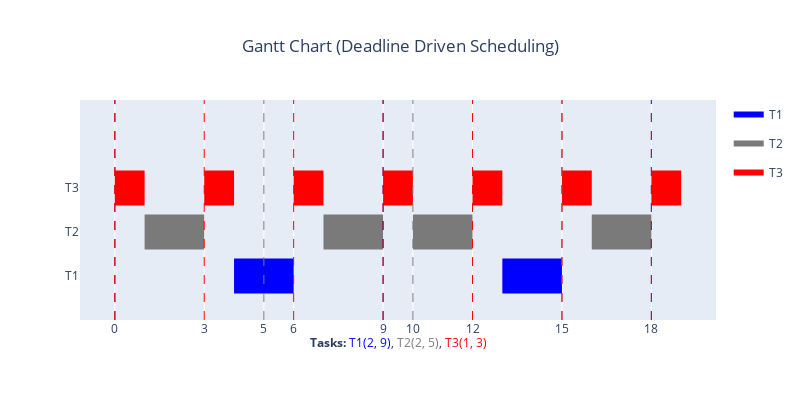

Write notebook code for a chart like this one.
### Code cell
import pandas as pd
import plotly.figure_factory as ff
from dataclasses import dataclass
import queue


@dataclass
class Task:
    name: str
    period: int
    cost: int

    started_at: int = 0
    remaining_time: int = 0
    deadline: int = 0

    @property
    def priority(self):
        return self.deadline

    def start_task(self, time):
        self.deadline = time + self.period

    def run_task(self, time):
        self.started_at = time

        if self.remaining_time == 0:
            self.remaining_time = self.cost
            
    
    def interrupt_task(self, time, system_tick):
        # Update the remaining time of the task
        # Compensate for the time that has passed since the task started
        self.remaining_time -= time - self.started_at + system_tick    

    def end_task(self, time):
        self.remaining_time = 0


class TaskQueue:
    def __init__(self):
        self.queue = []

    def put(self, task: Task):
        self.queue.append(task)
        
    def get(self):
        if not self.queue:
            return None
        task = min(self.queue, key=lambda x: x.priority)
        self.queue.remove(task)
        return task
    
    def empty(self):
        return len(self.queue) == 0
    
    def peek(self):
        return min(self.queue, key=lambda x: x.priority)
    



# Generate some tasks, with period, cost, and priority
tasks = [
    Task(name="T1", period=9, cost=2),
    Task(name="T2", period=5, cost=2),
    Task(name="T3", period=3, cost=1),
]


system_tick = 1
time = 0
simulated_time = 20
current_task = None

q = TaskQueue()
df = pd.DataFrame([])
while time < simulated_time:
    # Simulate time
    if current_task:
        current_task.remaining_time -= system_tick
    # Check if the current task has finished
    if current_task and current_task.remaining_time <= 0:
        current_task.end_task(time)
        df = pd.concat([df, pd.DataFrame({'Task': [current_task.name], 'Start': [current_task.started_at], 'Finish': [time]})])
        #print(f"Task {current_task.name} finished at {time}")
        current_task = None
    
    # Start tasks at their period
    for task in tasks:
        if time == 0 or time % task.period == 0:
            task.start_task(time)
            q.put(task)

    # If there is no current task, get the next one
    if not current_task and not q.empty():
        current_task = q.get()
        current_task.run_task(time)
    

    # Check if there is a higher priority task
    if not q.empty():
        next_task = q.peek()
        if next_task.priority < current_task.priority:
            current_task.interrupt_task(time, system_tick)
            q.put(current_task) # Put the current task back in the queue
            df = pd.concat([df, pd.DataFrame({'Task': [current_task.name], 'Start': [current_task.started_at], 'Finish': [time]})])
            #print(f"Task {current_task.name} finished at {time}")
            current_task = next_task
            current_task.run_task(time)
            q.get()

    
    time += system_tick

# Create subtitle



color_rotation = ['rgb(0, 0, 255)', 'rgb(122, 122, 122)', 'rgb(255, 0, 0)', 'rgb(255, 255, 0)', 'rgb(255, 0, 255)', 'rgb(0, 255, 255)']
colors = {task.name: color_rotation[i % len(color_rotation)] for i, task in enumerate(tasks)}
fig = ff.create_gantt(df, bar_width = 0.4, show_colorbar=True,  group_tasks=True, index_col='Task', showgrid_x=True,
                      colors=colors)                       
subtitle = "<b>Tasks:</b> " + ", ".join([f"<span style='color:{colors[task.name]}'>{task.name}({task.cost}, {task.period})</span>" for task in tasks])
                      
fig.update_layout(
    xaxis_type='linear',
    autosize=False,
    width=800,
    height=400,
    title={
        'text': "Gantt Chart (Deadline Driven Scheduling)",
        'y':0.9,
        'x':0.5,
        'xanchor': 'center',
        'yanchor': 'top'
    },
    annotations=[
        dict(
            x=0.5,
            y=-0.15,
            xref='paper',
            yref='paper',
            text=subtitle,
            showarrow=False,
            font=dict(size=12)
        )
    ],
    xaxis=dict(
        tickmode='array',
        tickvals=[period for task in tasks for period in range(0, simulated_time, task.period)],
        ticktext=[str(period) for task in tasks for period in range(0, simulated_time, task.period)]
    )
)


for i, task in enumerate(tasks):
    for period in range(0, simulated_time, task.period):
        fig.add_shape(
            type="line",
            x0=period,
            y0=0,
            x1=period,
            y1=1,
            xref='x',
            yref='paper',
            line=dict(color=color_rotation[i % len(color_rotation)], width=1, dash="dash")
        )

# Save the figure png
fig.show()

### Figure 1 — Plotly figure (JSON) as saved in the notebook; plotly's stock layout.template omitted (floating-point values rounded to 4 significant figures)
{"data": [{"fill": "toself", "fillcolor": "rgb(0, 0, 255)", "hoverinfo": "name", "legendgroup": "rgb(0, 0, 255)", "mode": "none", "name": "T1", "type": "scatter", "x": [4, 6, 6, 4, 4, 13, 15, 15, 13], "y": [-0.4, -0.4, 0.4, 0.4, null, -0.4, -0.4, 0.4, 0.4]}, {"fill": "toself", "fillcolor": "rgb(122, 122, 122)", "hoverinfo": "name", "legendgroup": "rgb(122, 122, 122)", "mode": "none", "name": "T2", "type": "scatter", "x": [1, 3, 3, 1, 1, 7, 9, 9, 7, 7, 10, 12, 12, 10, 10, 16, 18, 18, 16], "y": [0.6, 0.6, 1.4, 1.4, null, 0.6, 0.6, 1.4, 1.4, null, 0.6, 0.6, 1.4, 1.4, null, 0.6, 0.6, 1.4, 1.4]}, {"fill": "toself", "fillcolor": "rgb(255, 0, 0)", "hoverinfo": "name", "legendgroup": "rgb(255, 0, 0)", "mode": "none", "name": "T3", "type": "scatter", "x": [0, 1, 1, 0, 0, 3, 4, 4, 3, 3, 6, 7, 7, 6, 6, 9, 10, 10, 9, 9, 12, 13, 13, 12, 12, 15, 16, 16, 15, 15, 18, 19, 19, 18], "y": [1.6, 1.6, 2.4, 2.4, null, 1.6, 1.6, 2.4, 2.4, null, 1.6, 1.6, 2.4, 2.4, null, 1.6, 1.6, 2.4, 2.4, null, 1.6, 1.6, 2.4, 2.4, null, 1.6, 1.6, 2.4, 2.4, null, 1.6, 1.6, 2.4, 2.4]}, {"legendgroup": "rgb(0, 0, 255)", "marker": {"color": "rgb(0, 0, 255)", "opacity": 0, "size": 1}, "mode": "markers", "name": "", "showlegend": false, "text": [null, null, null, null], "type": "scatter", "x": [4, 6, 13, 15], "y": [0, 0, 0, 0]}, {"legendgroup": "rgb(122, 122, 122)", "marker": {"color": "rgb(122, 122, 122)", "opacity": 0, "size": 1}, "mode": "markers", "name": "", "showlegend": false, "text": [null, null, null, null, null, null, null, null], "type": "scatter", "x": [1, 3, 7, 9, 10, 12, 16, 18], "y": [1, 1, 1, 1, 1, 1, 1, 1]}, {"legendgroup": "rgb(255, 0, 0)", "marker": {"color": "rgb(255, 0, 0)", "opacity": 0, "size": 1}, "mode": "markers", "name": "", "showlegend": false, "text": [null, null, null, null, null, null, null, null, null, null, null, null, null, null], "type": "scatter", "x": [0, 1, 3, 4, 6, 7, 9, 10, 12, 13, 15, 16, 18, 19], "y": [2, 2, 2, 2, 2, 2, 2, 2, 2, 2, 2, 2, 2, 2]}], "layout": {"annotations": [{"font": {"size": 12}, "showarrow": false, "text": "<b>Tasks:</b> <span style='color:rgb(0, 0, 255)'>T1(2, 9)</span>, <span style='color:rgb(122, 122, 122)'>T2(2, 5)</span>, <span style='color:rgb(255, 0, 0)'>T3(1, 3)</span>", "x": 0.5, "xref": "paper", "y": -0.15, "yref": "paper"}], "autosize": false, "height": 400, "hovermode": "closest", "shapes": [{"line": {"color": "rgb(0, 0, 255)", "dash": "dash", "width": 1}, "type": "line", "x0": 0, "x1": 0, "xref": "x", "y0": 0, "y1": 1, "yref": "paper"}, {"line": {"color": "rgb(0, 0, 255)", "dash": "dash", "width": 1}, "type": "line", "x0": 9, "x1": 9, "xref": "x", "y0": 0, "y1": 1, "yref": "paper"}, {"line": {"color": "rgb(0, 0, 255)", "dash": "dash", "width": 1}, "type": "line", "x0": 18, "x1": 18, "xref": "x", "y0": 0, "y1": 1, "yref": "paper"}, {"line": {"color": "rgb(122, 122, 122)", "dash": "dash", "width": 1}, "type": "line", "x0": 0, "x1": 0, "xref": "x", "y0": 0, "y1": 1, "yref": "paper"}, {"line": {"color": "rgb(122, 122, 122)", "dash": "dash", "width": 1}, "type": "line", "x0": 5, "x1": 5, "xref": "x", "y0": 0, "y1": 1, "yref": "paper"}, {"line": {"color": "rgb(122, 122, 122)", "dash": "dash", "width": 1}, "type": "line", "x0": 10, "x1": 10, "xref": "x", "y0": 0, "y1": 1, "yref": "paper"}, {"line": {"color": "rgb(122, 122, 122)", "dash": "dash", "width": 1}, "type": "line", "x0": 15, "x1": 15, "xref": "x", "y0": 0, "y1": 1, "yref": "paper"}, {"line": {"color": "rgb(255, 0, 0)", "dash": "dash", "width": 1}, "type": "line", "x0": 0, "x1": 0, "xref": "x", "y0": 0, "y1": 1, "yref": "paper"}, {"line": {"color": "rgb(255, 0, 0)", "dash": "dash", "width": 1}, "type": "line", "x0": 3, "x1": 3, "xref": "x", "y0": 0, "y1": 1, "yref": "paper"}, {"line": {"color": "rgb(255, 0, 0)", "dash": "dash", "width": 1}, "type": "line", "x0": 6, "x1": 6, "xref": "x", "y0": 0, "y1": 1, "yref": "paper"}, {"line": {"color": "rgb(255, 0, 0)", "dash": "dash", "width": 1}, "type": "line", "x0": 9, "x1": 9, "xref": "x", "y0": 0, "y1": 1, "yref": "paper"}, {"line": {"color": "rgb(255, 0, 0)", "dash": "dash", "width": 1}, "type": "line", "x0": 12, "x1": 12, "xref": "x", "y0": 0, "y1": 1, "yref": "paper"}, {"line": {"color": "rgb(255, 0, 0)", "dash": "dash", "width": 1}, "type": "line", "x0": 15, "x1": 15, "xref": "x", "y0": 0, "y1": 1, "yref": "paper"}, {"line": {"color": "rgb(255, 0, 0)", "dash": "dash", "width": 1}, "type": "line", "x0": 18, "x1": 18, "xref": "x", "y0": 0, "y1": 1, "yref": "paper"}], "showlegend": true, "title": {"text": "Gantt Chart (Deadline Driven Scheduling)", "x": 0.5, "xanchor": "center", "y": 0.9, "yanchor": "top"}, "width": 800, "xaxis": {"rangeselector": {"buttons": [{"count": 7, "label": "1w", "step": "day", "stepmode": "backward"}, {"count": 1, "label": "1m", "step": "month", "stepmode": "backward"}, {"count": 6, "label": "6m", "step": "month", "stepmode": "backward"}, {"count": 1, "label": "YTD", "step": "year", "stepmode": "todate"}, {"count": 1, "label": "1y", "step": "year", "stepmode": "backward"}, {"step": "all"}]}, "showgrid": true, "tickmode": "array", "ticktext": ["0", "9", "18", "0", "5", "10", "15", "0", "3", "6", "9", "12", "15", "18"], "tickvals": [0, 9, 18, 0, 5, 10, 15, 0, 3, 6, 9, 12, 15, 18], "type": "linear", "zeroline": false}, "yaxis": {"autorange": false, "range": [-1, 4], "showgrid": false, "ticktext": ["T1", "T2", "T3"], "tickvals": [0, 1, 2], "zeroline": false}}}
